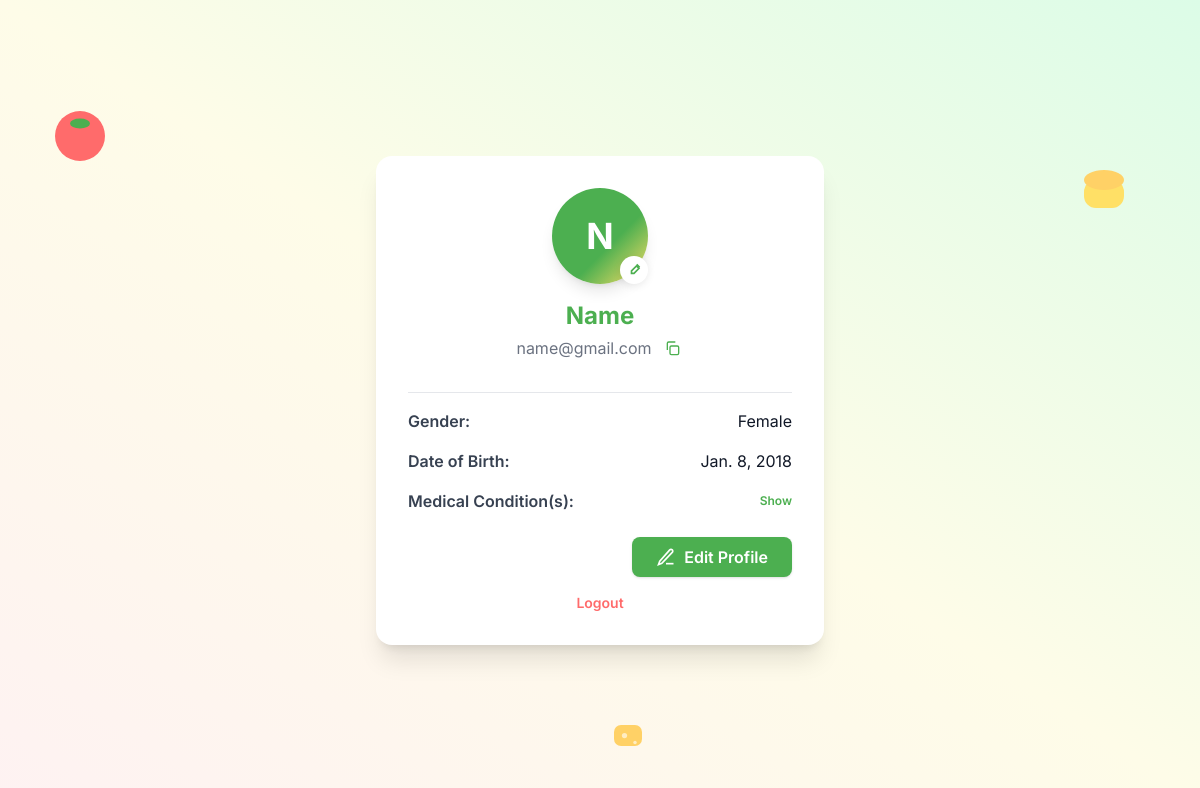
The app's page /profile/ (signed in), older data.
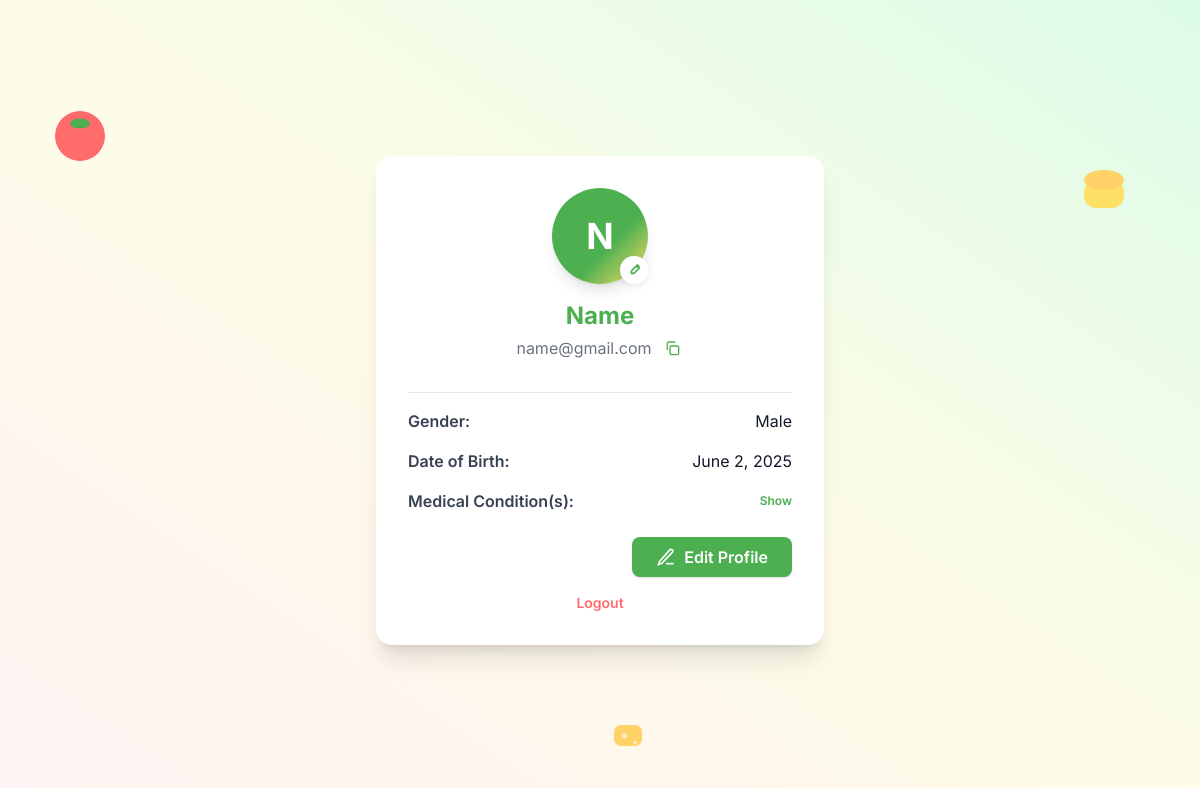
The same page, newer data.
### core/models.py (models this page shows, shortened)
class CustomUser(AbstractUser):
    is_admin = models.BooleanField(default=False)
    admin_code = models.CharField(max_length=100, blank=True, null=True)
    gender = models.CharField(max_length=20, blank=True, null=True, choices=[
        ('Male', 'Male'),
        ('Female', 'Female'),
        ('Other', 'Other'),
        ('Prefer not to say', 'Prefer not to say'),
    ])
    dob = models.DateField(blank=True, null=True)
    medical_condition = models.CharField(max_length=100, blank=True, null=True, choices=[
        ('None', 'None'),
        ('Diabetes', 'Diabetes'),
        ('Hypertension', 'Hypertension'),
        ('Asthma', 'Asthma'),
        ('Allergy (Peanut)', 'Allergy (Peanut)'),
        ('Lactose Intolerant', 'Lactose Intolerant'),
        ('Heart Disease', 'Heart Disease'),
        ('Other', 'Other'),
    ])
    phone_number = models.CharField(max_length=15, blank=True, null=True)
    address = models.TextField(blank=True, null=True)
    profile_picture = models.ImageField(upload_to='profile_pics/', blank=True, null=True)
    created_at = models.DateTimeField(default=timezone.now)
    updated_at = models.DateTimeField(auto_now=True)

### core/views.py (the view)
# urls.py: path('profile/', views.profile, name='core-profile'),
def profile(request):
    user = request.user
    medical_condition_str = getattr(user, "medical_condition", "")
    if medical_condition_str:
        medical_condition_list = [c.strip() for c in medical_condition_str.split(",") if c.strip()]
    else:
        medical_condition_list = []
    context = {
        "user": user,
        "gender": getattr(user, "gender", ""),
        "dob": getattr(user, "dob", ""),
        "medical_condition": medical_condition_str,
        "medical_condition_list": medical_condition_list,
    }
    return render(request, "core/profile.html", context)

### core/templates/core/profile.html (shortened to what the changed rows need)
{% load static %}
<!DOCTYPE html>
<html lang="en" class="bg-gray-50">
  <head>
    <script src="https://cdn.tailwindcss.com"></script>
  </head>
  <body
    class="font-sans antialiased min-h-screen flex items-center justify-center bg-gradient-to-bl from-green-100 via-yellow-50 to-red-50 relative overflow-hidden"
  >
    <div
      class="w-full max-w-md mx-auto bg-white rounded-2xl shadow-xl p-8 animate-pop relative"
    >
      <div class="flex flex-col items-center">
        <div
          class="profile-avatar w-24 h-24 rounded-full flex items-center justify-center shadow-lg mb-4"
        >
          <span class="text-4xl font-bold text-white select-none">
            {{ user.first_name|slice:":1"|upper }}
          </span>
          <button class="edit-avatar-btn" title="Edit avatar" tabindex="0">
            <svg
              class="w-5 h-5 text-primary"
              fill="none"
              stroke="currentColor"
              stroke-width="2"
              viewBox="0 0 24 24"
            >
              <path d="M15.232 5.232l3.536 3.536M9 13l6-6 3 3-6 6H9v-3z" />
            </svg>
          </button>
        </div>
        <h1 class="text-2xl font-bold text-primary mb-1">
          {{ user.first_name }}
        </h1>
        <div class="flex items-center gap-2 mb-4">
          <p class="text-gray-500 break-all" id="userEmail">{{ user.email }}</p>
          <button
            onclick="copyEmail()"
            class="p-1 rounded hover:bg-gray-100"
            title="Copy email"
            aria-label="Copy email"
          >
            <svg
              class="w-4 h-4 text-primary"
              fill="none"
              stroke="currentColor"
              stroke-width="2"
              viewBox="0 0 24 24"
            >
              <rect x="9" y="9" width="13" height="13" rx="2" />
              <path d="M5 15V5a2 2 0 012-2h10" />
            </svg>
          </button>
        </div>
        <div class="w-full border-t border-gray-200 my-4"></div>
        <div class="space-y-4 w-full">
          <div class="flex items-center justify-between">
            <span class="font-semibold text-gray-700">Gender:</span>
            <span class="text-gray-900"
              >{{ gender|default:"Not specified" }}</span
            >
          </div>
          <div class="flex items-center justify-between">
            <span class="font-semibold text-gray-700">Date of Birth:</span>
            <span class="text-gray-900">{{ dob|default:"Not specified" }}</span>
          </div>
          <div>
          </div>
        </div>
        <div class="w-full flex justify-end mt-6">
          <a
            href="{% url 'core-about-user' %}"
            class="bg-primary text-white px-6 py-2 rounded-lg font-semibold hover:bg-green-600 transition shadow flex items-center gap-2"
          >
          </a>
        </div>
        <div class="w-full flex justify-center mt-4">
          <button
            onclick="showLogoutModal()"
            class="text-danger font-semibold hover:underline text-sm"
          >
          </button>
        </div>
      </div>
    </div>
  </body>
</html>

Row changes from the older to the newer data that the page shows:
changed CustomUser "Name": gender "Female" → "Male"; dob "Jan. 8, 2018" → "June 2, 2025"
